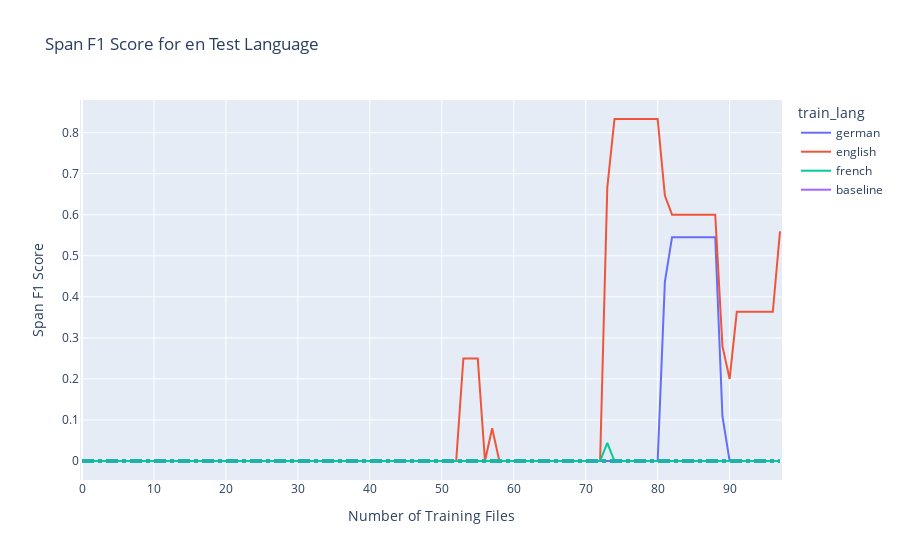
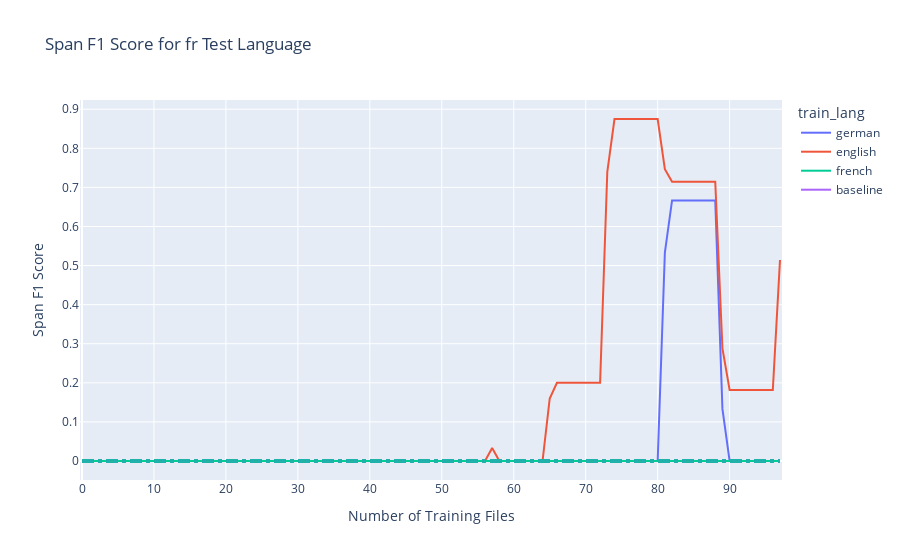
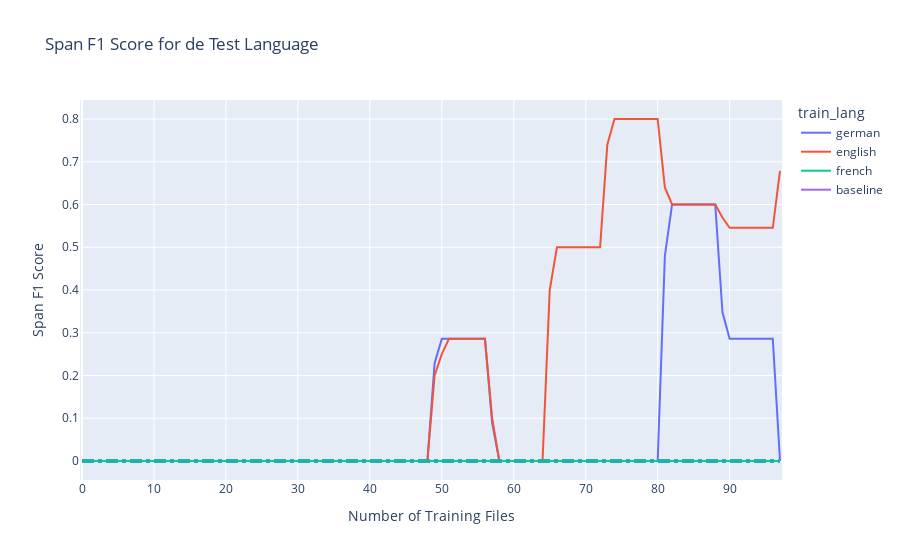

Notebook cell for these charts, in order:
### Code cell
import pandas as pd
import plotly.express as px
import plotly.graph_objects as go

# Load the data
file_path = r'C:\Users\bogdan\Desktop\Uni\NLP\src\results.tsv'

data = pd.read_csv(file_path, sep='\t')

# Filter the baseline data
baseline_data = data[data['train_lang'] == 'baseline']

# Loop over each unique 'test_lang'
for test_lang in data['test_lang'].unique():
    # Filter data for the current 'test_lang'
    test_lang_data = data[data['test_lang'] == test_lang]

    # Create a line plot
    fig = px.line(test_lang_data, x='num_train_files', y='span_f1', color='train_lang', labels={'span_f1':'Span F1 Score', 'num_train_files':'Number of Training Files'}, title=f'Span F1 Score for {test_lang} Test Language')

    # Add the baseline model to the plot
    if test_lang in baseline_data['test_lang'].unique():
        baseline_value = baseline_data[baseline_data['test_lang'] == test_lang]['span_f1'].values[0]
        fig.add_shape(
            type="line",
            x0=0,
            y0=baseline_value,
            x1=max(test_lang_data['num_train_files']),
            y1=baseline_value,
            line=dict(
                color="LightSeaGreen",
                width=4,
                dash="dashdot",
            ),
            name=f'Baseline {test_lang}'
        )

    fig.show()

### Figure 1 — Plotly figure (JSON) as saved in the notebook; plotly's stock layout.template omitted (floating-point values rounded to 4 significant figures)
{"data": [{"hovertemplate": "train_lang=german<br>Number of Training Files=%{x}<br>Span F1 Score=%{y}<extra></extra>", "legendgroup": "german", "line": {"color": "#636efa", "dash": "solid"}, "marker": {"symbol": "circle"}, "mode": "lines", "name": "german", "orientation": "v", "showlegend": true, "type": "scatter", "x": [97, 96, 95, 94, 93, 92, 91, 90, 89, 88, 87, 86, 85, 84, 83, 82, 81, 80, 79, 78, 77, 76, 75, 74, 73, 72, 71, 70, 69, 68, 67, 66, 65, 64, 63, 62, 61, 60, 59, 58, 57, 56, 55, 54, 53, 52, 51, 50, 49, 48, 47, 46, 45, 44, 43, 42, 41, 40, 39, 38, 37, 36, 35, 34, 33, 32, 31, 30, 29, 28, 27, 26, 25, 24, 23, 22, 21, 20, 19, 18, 17, 16, 15, 14, 13, 12, 11, 10, 9, 8, 7, 6, 5, 4, 3, 2, 1], "xaxis": "x", "y": [0, 0, 0, 0, 0, 0, 0, 0, 0.1091, 0.5455, 0.5455, 0.5455, 0.5455, 0.5455, 0.5455, 0.5455, 0.4364, 0, 0, 0, 0, 0, 0, 0, 0, 0, 0, 0, 0, 0, 0, 0, 0, 0, 0, 0, 0, 0, 0, 0, 0, 0, 0, 0, 0, 0, 0, 0, 0, 0, 0, 0, 0, 0, 0, 0, 0, 0, 0, 0, 0, 0, 0, 0, 0, 0, 0, 0, 0, 0, 0, 0, 0, 0, 0, 0, 0, 0, 0, 0, 0, 0, 0, 0, 0, 0, 0, 0, 0, 0, 0, 0, 0, 0, 0, 0, 0], "yaxis": "y"}, {"hovertemplate": "train_lang=english<br>Number of Training Files=%{x}<br>Span F1 Score=%{y}<extra></extra>", "legendgroup": "english", "line": {"color": "#EF553B", "dash": "solid"}, "marker": {"symbol": "circle"}, "mode": "lines", "name": "english", "orientation": "v", "showlegend": true, "type": "scatter", "x": [97, 96, 95, 94, 93, 92, 91, 90, 89, 88, 87, 86, 85, 84, 83, 82, 81, 80, 79, 78, 77, 76, 75, 74, 73, 72, 71, 70, 69, 68, 67, 66, 65, 64, 63, 62, 61, 60, 59, 58, 57, 56, 55, 54, 53, 52, 51, 50, 49, 48, 47, 46, 45, 44, 43, 42, 41, 40, 39, 38, 37, 36, 35, 34, 33, 32, 31, 30, 29, 28, 27, 26, 25, 24, 23, 22, 21, 20, 19, 18, 17, 16, 15, 14, 13, 12, 11, 10, 9, 8, 7, 6, 5, 4, 3, 2, 1], "xaxis": "x", "y": [0.5594, 0.3636, 0.3636, 0.3636, 0.3636, 0.3636, 0.3636, 0.2, 0.28, 0.6, 0.6, 0.6, 0.6, 0.6, 0.6, 0.6, 0.6467, 0.8333, 0.8333, 0.8333, 0.8333, 0.8333, 0.8333, 0.8333, 0.6667, 0, 0, 0, 0, 0, 0, 0, 0, 0, 0, 0, 0, 0, 0, 0, 0.08, 0, 0.25, 0.25, 0.25, 0, 0, 0, 0, 0, 0, 0, 0, 0, 0, 0, 0, 0, 0, 0, 0, 0, 0, 0, 0, 0, 0, 0, 0, 0, 0, 0, 0, 0, 0, 0, 0, 0, 0, 0, 0, 0, 0, 0, 0, 0, 0, 0, 0, 0, 0, 0, 0, 0, 0, 0, 0], "yaxis": "y"}, {"hovertemplate": "train_lang=french<br>Number of Training Files=%{x}<br>Span F1 Score=%{y}<extra></extra>", "legendgroup": "french", "line": {"color": "#00cc96", "dash": "solid"}, "marker": {"symbol": "circle"}, "mode": "lines", "name": "french", "orientation": "v", "showlegend": true, "type": "scatter", "x": [97, 96, 95, 94, 93, 92, 91, 90, 89, 88, 87, 86, 85, 84, 83, 82, 81, 80, 79, 78, 77, 76, 75, 74, 73, 72, 71, 70, 69, 68, 67, 66, 65, 64, 63, 62, 61, 60, 59, 58, 57, 56, 55, 54, 53, 52, 51, 50, 49, 48, 47, 46, 45, 44, 43, 42, 41, 40, 39, 38, 37, 36, 35, 34, 33, 32, 31, 30, 29, 28, 27, 26, 25, 24, 23, 22, 21, 20, 19, 18, 17, 16, 15, 14, 13, 12, 11, 10, 9, 8, 7, 6, 5, 4, 3, 2, 1], "xaxis": "x", "y": [0, 0, 0, 0, 0, 0, 0, 0, 0, 0, 0, 0, 0, 0, 0, 0, 0, 0, 0, 0, 0, 0, 0, 0, 0.04444, 0, 0, 0, 0, 0, 0, 0, 0, 0, 0, 0, 0, 0, 0, 0, 0, 0, 0, 0, 0, 0, 0, 0, 0, 0, 0, 0, 0, 0, 0, 0, 0, 0, 0, 0, 0, 0, 0, 0, 0, 0, 0, 0, 0, 0, 0, 0, 0, 0, 0, 0, 0, 0, 0, 0, 0, 0, 0, 0, 0, 0, 0, 0, 0, 0, 0, 0, 0, 0, 0, 0, 0], "yaxis": "y"}, {"hovertemplate": "train_lang=baseline<br>Number of Training Files=%{x}<br>Span F1 Score=%{y}<extra></extra>", "legendgroup": "baseline", "line": {"color": "#ab63fa", "dash": "solid"}, "marker": {"symbol": "circle"}, "mode": "lines", "name": "baseline", "orientation": "v", "showlegend": true, "type": "scatter", "x": [0], "xaxis": "x", "y": [0], "yaxis": "y"}], "layout": {"legend": {"title": {"text": "train_lang"}, "tracegroupgap": 0}, "shapes": [{"line": {"color": "LightSeaGreen", "dash": "dashdot", "width": 4}, "name": "Baseline en", "type": "line", "x0": 0, "x1": 97, "y0": 0, "y1": 0}], "title": {"text": "Span F1 Score for en Test Language"}, "xaxis": {"anchor": "y", "domain": [0, 1], "title": {"text": "Number of Training Files"}}, "yaxis": {"anchor": "x", "domain": [0, 1], "title": {"text": "Span F1 Score"}}}}

### Figure 2 — Plotly figure (JSON) as saved in the notebook; plotly's stock layout.template omitted (floating-point values rounded to 4 significant figures)
{"data": [{"hovertemplate": "train_lang=german<br>Number of Training Files=%{x}<br>Span F1 Score=%{y}<extra></extra>", "legendgroup": "german", "line": {"color": "#636efa", "dash": "solid"}, "marker": {"symbol": "circle"}, "mode": "lines", "name": "german", "orientation": "v", "showlegend": true, "type": "scatter", "x": [97, 96, 95, 94, 93, 92, 91, 90, 89, 88, 87, 86, 85, 84, 83, 82, 81, 80, 79, 78, 77, 76, 75, 74, 73, 72, 71, 70, 69, 68, 67, 66, 65, 64, 63, 62, 61, 60, 59, 58, 57, 56, 55, 54, 53, 52, 51, 50, 49, 48, 47, 46, 45, 44, 43, 42, 41, 40, 39, 38, 37, 36, 35, 34, 33, 32, 31, 30, 29, 28, 27, 26, 25, 24, 23, 22, 21, 20, 19, 18, 17, 16, 15, 14, 13, 12, 11, 10, 9, 8, 7, 6, 5, 4, 3, 2, 1], "xaxis": "x", "y": [0, 0, 0, 0, 0, 0, 0, 0, 0.1333, 0.6667, 0.6667, 0.6667, 0.6667, 0.6667, 0.6667, 0.6667, 0.5333, 0, 0, 0, 0, 0, 0, 0, 0, 0, 0, 0, 0, 0, 0, 0, 0, 0, 0, 0, 0, 0, 0, 0, 0, 0, 0, 0, 0, 0, 0, 0, 0, 0, 0, 0, 0, 0, 0, 0, 0, 0, 0, 0, 0, 0, 0, 0, 0, 0, 0, 0, 0, 0, 0, 0, 0, 0, 0, 0, 0, 0, 0, 0, 0, 0, 0, 0, 0, 0, 0, 0, 0, 0, 0, 0, 0, 0, 0, 0, 0], "yaxis": "y"}, {"hovertemplate": "train_lang=english<br>Number of Training Files=%{x}<br>Span F1 Score=%{y}<extra></extra>", "legendgroup": "english", "line": {"color": "#EF553B", "dash": "solid"}, "marker": {"symbol": "circle"}, "mode": "lines", "name": "english", "orientation": "v", "showlegend": true, "type": "scatter", "x": [97, 96, 95, 94, 93, 92, 91, 90, 89, 88, 87, 86, 85, 84, 83, 82, 81, 80, 79, 78, 77, 76, 75, 74, 73, 72, 71, 70, 69, 68, 67, 66, 65, 64, 63, 62, 61, 60, 59, 58, 57, 56, 55, 54, 53, 52, 51, 50, 49, 48, 47, 46, 45, 44, 43, 42, 41, 40, 39, 38, 37, 36, 35, 34, 33, 32, 31, 30, 29, 28, 27, 26, 25, 24, 23, 22, 21, 20, 19, 18, 17, 16, 15, 14, 13, 12, 11, 10, 9, 8, 7, 6, 5, 4, 3, 2, 1], "xaxis": "x", "y": [0.5143, 0.1818, 0.1818, 0.1818, 0.1818, 0.1818, 0.1818, 0.1818, 0.2883, 0.7143, 0.7143, 0.7143, 0.7143, 0.7143, 0.7143, 0.7143, 0.7464, 0.875, 0.875, 0.875, 0.875, 0.875, 0.875, 0.875, 0.74, 0.2, 0.2, 0.2, 0.2, 0.2, 0.2, 0.2, 0.16, 0, 0, 0, 0, 0, 0, 0, 0.03333, 0, 0, 0, 0, 0, 0, 0, 0, 0, 0, 0, 0, 0, 0, 0, 0, 0, 0, 0, 0, 0, 0, 0, 0, 0, 0, 0, 0, 0, 0, 0, 0, 0, 0, 0, 0, 0, 0, 0, 0, 0, 0, 0, 0, 0, 0, 0, 0, 0, 0, 0, 0, 0, 0, 0, 0], "yaxis": "y"}, {"hovertemplate": "train_lang=french<br>Number of Training Files=%{x}<br>Span F1 Score=%{y}<extra></extra>", "legendgroup": "french", "line": {"color": "#00cc96", "dash": "solid"}, "marker": {"symbol": "circle"}, "mode": "lines", "name": "french", "orientation": "v", "showlegend": true, "type": "scatter", "x": [97, 96, 95, 94, 93, 92, 91, 90, 89, 88, 87, 86, 85, 84, 83, 82, 81, 80, 79, 78, 77, 76, 75, 74, 73, 72, 71, 70, 69, 68, 67, 66, 65, 64, 63, 62, 61, 60, 59, 58, 57, 56, 55, 54, 53, 52, 51, 50, 49, 48, 47, 46, 45, 44, 43, 42, 41, 40, 39, 38, 37, 36, 35, 34, 33, 32, 31, 30, 29, 28, 27, 26, 25, 24, 23, 22, 21, 20, 19, 18, 17, 16, 15, 14, 13, 12, 11, 10, 9, 8, 7, 6, 5, 4, 3, 2, 1], "xaxis": "x", "y": [0, 0, 0, 0, 0, 0, 0, 0, 0, 0, 0, 0, 0, 0, 0, 0, 0, 0, 0, 0, 0, 0, 0, 0, 0, 0, 0, 0, 0, 0, 0, 0, 0, 0, 0, 0, 0, 0, 0, 0, 0, 0, 0, 0, 0, 0, 0, 0, 0, 0, 0, 0, 0, 0, 0, 0, 0, 0, 0, 0, 0, 0, 0, 0, 0, 0, 0, 0, 0, 0, 0, 0, 0, 0, 0, 0, 0, 0, 0, 0, 0, 0, 0, 0, 0, 0, 0, 0, 0, 0, 0, 0, 0, 0, 0, 0, 0], "yaxis": "y"}, {"hovertemplate": "train_lang=baseline<br>Number of Training Files=%{x}<br>Span F1 Score=%{y}<extra></extra>", "legendgroup": "baseline", "line": {"color": "#ab63fa", "dash": "solid"}, "marker": {"symbol": "circle"}, "mode": "lines", "name": "baseline", "orientation": "v", "showlegend": true, "type": "scatter", "x": [0], "xaxis": "x", "y": [0], "yaxis": "y"}], "layout": {"legend": {"title": {"text": "train_lang"}, "tracegroupgap": 0}, "shapes": [{"line": {"color": "LightSeaGreen", "dash": "dashdot", "width": 4}, "name": "Baseline fr", "type": "line", "x0": 0, "x1": 97, "y0": 0, "y1": 0}], "title": {"text": "Span F1 Score for fr Test Language"}, "xaxis": {"anchor": "y", "domain": [0, 1], "title": {"text": "Number of Training Files"}}, "yaxis": {"anchor": "x", "domain": [0, 1], "title": {"text": "Span F1 Score"}}}}

### Figure 3 — Plotly figure (JSON) as saved in the notebook; plotly's stock layout.template omitted (floating-point values rounded to 4 significant figures)
{"data": [{"hovertemplate": "train_lang=german<br>Number of Training Files=%{x}<br>Span F1 Score=%{y}<extra></extra>", "legendgroup": "german", "line": {"color": "#636efa", "dash": "solid"}, "marker": {"symbol": "circle"}, "mode": "lines", "name": "german", "orientation": "v", "showlegend": true, "type": "scatter", "x": [97, 96, 95, 94, 93, 92, 91, 90, 89, 88, 87, 86, 85, 84, 83, 82, 81, 80, 79, 78, 77, 76, 75, 74, 73, 72, 71, 70, 69, 68, 67, 66, 65, 64, 63, 62, 61, 60, 59, 58, 57, 56, 55, 54, 53, 52, 51, 50, 49, 48, 47, 46, 45, 44, 43, 42, 41, 40, 39, 38, 37, 36, 35, 34, 33, 32, 31, 30, 29, 28, 27, 26, 25, 24, 23, 22, 21, 20, 19, 18, 17, 16, 15, 14, 13, 12, 11, 10, 9, 8, 7, 6, 5, 4, 3, 2, 1], "xaxis": "x", "y": [0, 0.2857, 0.2857, 0.2857, 0.2857, 0.2857, 0.2857, 0.2857, 0.3486, 0.6, 0.6, 0.6, 0.6, 0.6, 0.6, 0.6, 0.48, 0, 0, 0, 0, 0, 0, 0, 0, 0, 0, 0, 0, 0, 0, 0, 0, 0, 0, 0, 0, 0, 0, 0, 0.08889, 0.2857, 0.2857, 0.2857, 0.2857, 0.2857, 0.2857, 0.2857, 0.2286, 0, 0, 0, 0, 0, 0, 0, 0, 0, 0, 0, 0, 0, 0, 0, 0, 0, 0, 0, 0, 0, 0, 0, 0, 0, 0, 0, 0, 0, 0, 0, 0, 0, 0, 0, 0, 0, 0, 0, 0, 0, 0, 0, 0, 0, 0, 0, 0], "yaxis": "y"}, {"hovertemplate": "train_lang=english<br>Number of Training Files=%{x}<br>Span F1 Score=%{y}<extra></extra>", "legendgroup": "english", "line": {"color": "#EF553B", "dash": "solid"}, "marker": {"symbol": "circle"}, "mode": "lines", "name": "english", "orientation": "v", "showlegend": true, "type": "scatter", "x": [97, 96, 95, 94, 93, 92, 91, 90, 89, 88, 87, 86, 85, 84, 83, 82, 81, 80, 79, 78, 77, 76, 75, 74, 73, 72, 71, 70, 69, 68, 67, 66, 65, 64, 63, 62, 61, 60, 59, 58, 57, 56, 55, 54, 53, 52, 51, 50, 49, 48, 47, 46, 45, 44, 43, 42, 41, 40, 39, 38, 37, 36, 35, 34, 33, 32, 31, 30, 29, 28, 27, 26, 25, 24, 23, 22, 21, 20, 19, 18, 17, 16, 15, 14, 13, 12, 11, 10, 9, 8, 7, 6, 5, 4, 3, 2, 1], "xaxis": "x", "y": [0.6788, 0.5455, 0.5455, 0.5455, 0.5455, 0.5455, 0.5455, 0.5455, 0.5697, 0.6, 0.6, 0.6, 0.6, 0.6, 0.6, 0.6, 0.64, 0.8, 0.8, 0.8, 0.8, 0.8, 0.8, 0.8, 0.74, 0.5, 0.5, 0.5, 0.5, 0.5, 0.5, 0.5, 0.4, 0, 0, 0, 0, 0, 0, 0, 0.1, 0.2857, 0.2857, 0.2857, 0.2857, 0.2857, 0.2857, 0.25, 0.2, 0, 0, 0, 0, 0, 0, 0, 0, 0, 0, 0, 0, 0, 0, 0, 0, 0, 0, 0, 0, 0, 0, 0, 0, 0, 0, 0, 0, 0, 0, 0, 0, 0, 0, 0, 0, 0, 0, 0, 0, 0, 0, 0, 0, 0, 0, 0, 0], "yaxis": "y"}, {"hovertemplate": "train_lang=french<br>Number of Training Files=%{x}<br>Span F1 Score=%{y}<extra></extra>", "legendgroup": "french", "line": {"color": "#00cc96", "dash": "solid"}, "marker": {"symbol": "circle"}, "mode": "lines", "name": "french", "orientation": "v", "showlegend": true, "type": "scatter", "x": [97, 96, 95, 94, 93, 92, 91, 90, 89, 88, 87, 86, 85, 84, 83, 82, 81, 80, 79, 78, 77, 76, 75, 74, 73, 72, 71, 70, 69, 68, 67, 66, 65, 64, 63, 62, 61, 60, 59, 58, 57, 56, 55, 54, 53, 52, 51, 50, 49, 48, 47, 46, 45, 44, 43, 42, 41, 40, 39, 38, 37, 36, 35, 34, 33, 32, 31, 30, 29, 28, 27, 26, 25, 24, 23, 22, 21, 20, 19, 18, 17, 16, 15, 14, 13, 12, 11, 10, 9, 8, 7, 6, 5, 4, 3, 2, 1], "xaxis": "x", "y": [0, 0, 0, 0, 0, 0, 0, 0, 0, 0, 0, 0, 0, 0, 0, 0, 0, 0, 0, 0, 0, 0, 0, 0, 0, 0, 0, 0, 0, 0, 0, 0, 0, 0, 0, 0, 0, 0, 0, 0, 0, 0, 0, 0, 0, 0, 0, 0, 0, 0, 0, 0, 0, 0, 0, 0, 0, 0, 0, 0, 0, 0, 0, 0, 0, 0, 0, 0, 0, 0, 0, 0, 0, 0, 0, 0, 0, 0, 0, 0, 0, 0, 0, 0, 0, 0, 0, 0, 0, 0, 0, 0, 0, 0, 0, 0, 0], "yaxis": "y"}, {"hovertemplate": "train_lang=baseline<br>Number of Training Files=%{x}<br>Span F1 Score=%{y}<extra></extra>", "legendgroup": "baseline", "line": {"color": "#ab63fa", "dash": "solid"}, "marker": {"symbol": "circle"}, "mode": "lines", "name": "baseline", "orientation": "v", "showlegend": true, "type": "scatter", "x": [0], "xaxis": "x", "y": [0], "yaxis": "y"}], "layout": {"legend": {"title": {"text": "train_lang"}, "tracegroupgap": 0}, "shapes": [{"line": {"color": "LightSeaGreen", "dash": "dashdot", "width": 4}, "name": "Baseline de", "type": "line", "x0": 0, "x1": 97, "y0": 0, "y1": 0}], "title": {"text": "Span F1 Score for de Test Language"}, "xaxis": {"anchor": "y", "domain": [0, 1], "title": {"text": "Number of Training Files"}}, "yaxis": {"anchor": "x", "domain": [0, 1], "title": {"text": "Span F1 Score"}}}}
